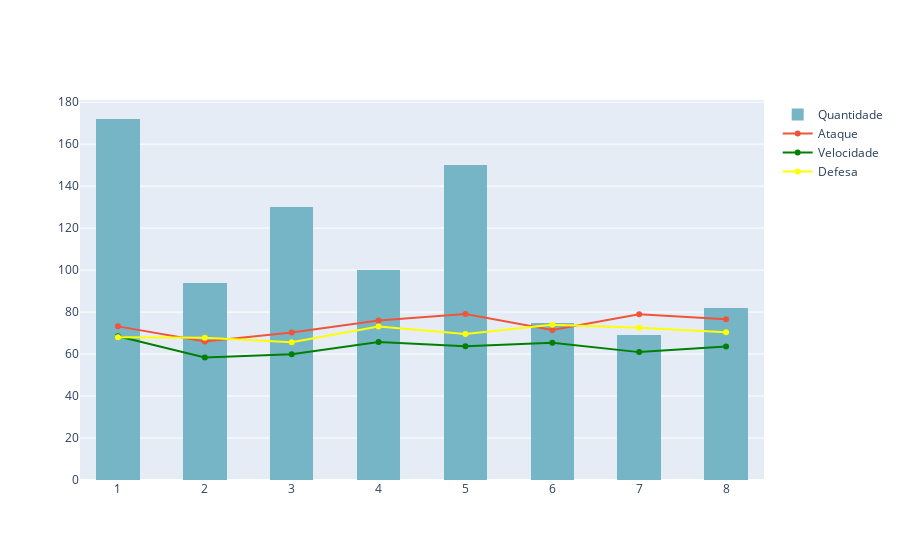

Notebook code cell kept with this figure:
### Code cell
pokemons_by_generation = pokemons.groupby("generation").agg({"attack": "mean", "speed": "mean", "defense": "mean"})
pokemons_by_generation["attack"]

fig = go.Figure()
fig.add_trace(go.Histogram(x=pokemons["generation"], nbinsx=15, name="Quantidade", marker_color="#76b5c5"))

fig.add_trace(go.Scatter(x=pokemons_by_generation.index, y=pokemons_by_generation["attack"],
                    mode='lines+markers',
                    name='Ataque'))
fig.add_trace(go.Scatter(x=pokemons_by_generation.index, y=pokemons_by_generation["speed"],
                    mode='lines+markers',
                    name='Velocidade',
                    marker_color="green"))
fig.add_trace(go.Scatter(x=pokemons_by_generation.index, y=pokemons_by_generation["defense"],
                    mode='lines+markers',
                    name='Defesa',
                    marker_color="yellow"))

fig.show()

### Figure 1 — Plotly figure (JSON) as saved in the notebook; plotly's stock layout.template omitted (floating-point values rounded to 4 significant figures; data arrays with more than 128 entries replaced by an {"elided": "..."} marker saying what was removed)
{"data": [{"marker": {"color": "#76b5c5"}, "name": "Quantidade", "nbinsx": 15, "type": "histogram", "x": {"elided": "872 int values"}}, {"mode": "lines+markers", "name": "Ataque", "type": "scatter", "x": [1, 2, 3, 4, 5, 6, 7, 8], "y": [73.2, 66, 70.27, 76.01, 79.04, 71.45, 79.01, 76.59]}, {"marker": {"color": "green"}, "mode": "lines+markers", "name": "Velocidade", "type": "scatter", "x": [1, 2, 3, 4, 5, 6, 7, 8], "y": [68.47, 58.41, 59.95, 65.79, 63.77, 65.43, 60.93, 63.62]}, {"marker": {"color": "yellow"}, "mode": "lines+markers", "name": "Defesa", "type": "scatter", "x": [1, 2, 3, 4, 5, 6, 7, 8], "y": [68.06, 67.81, 65.68, 73.11, 69.53, 73.92, 72.55, 70.44]}], "layout": {"autosize": true, "xaxis": {"autorange": true, "range": [0.5738, 8.426], "type": "linear"}, "yaxis": {"autorange": true, "range": [0, 181.1], "type": "linear"}}}
